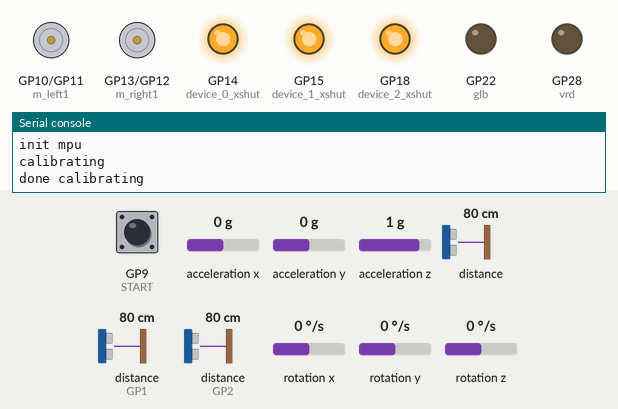
Recording of a program running on a simulated Raspberry Pi Pico running MicroPython. Shown: motor-driver pin pairs drawn as motors (green arrow = first pin HIGH = forward, orange = second pin HIGH = backward, longer = more drive), output pins drawn as LEDs (lit = HIGH), the last lines printed to the serial console. The inputs (shaded band) are chosen by the test bench; at power-on: GP9 (START) LOW, rotation z 0 °/s, acceleration x 0 g, acceleration y 0 g, acceleration z 1 g, distance to the obstacle 80 cm, distance to the obstacle (sensors on GP1, GP2) 80 cm, rotation x 0 °/s, rotation y 0 °/s. Library files of the repository ran but are not shown: vl53l0x.py, mpu6050.py.

Above: at 5.0 s.
5.1 s: GP9 (START) pulled HIGH for 0.15 s
At 5.8 s:
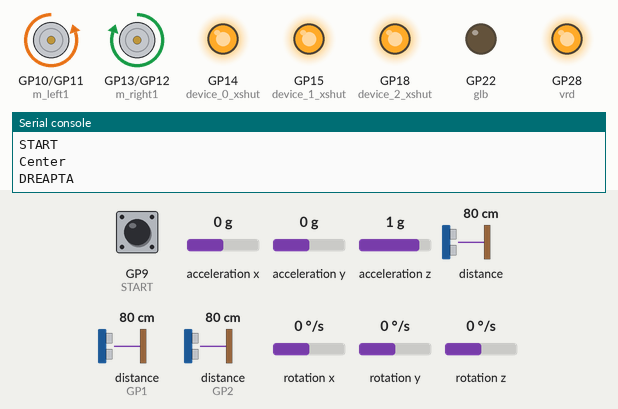
6.7 s: rotation z set to -23 °/s
9.7 s: rotation z set to -29 °/s
11.5 s: GP9 (START) pulled HIGH for 3.2 s
At 17.0 s:
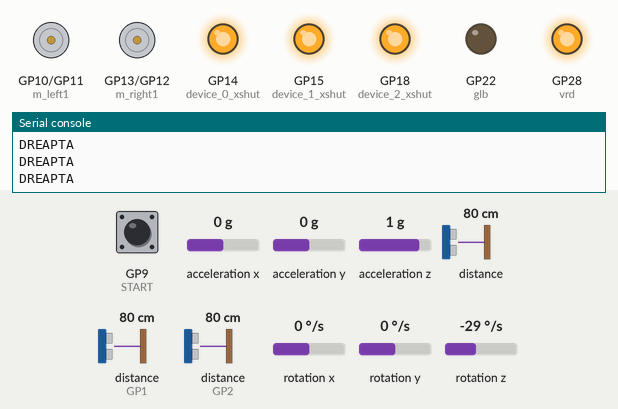
17.3 s: GP9 (START) pulled HIGH for 1 s
At 18.0 s:
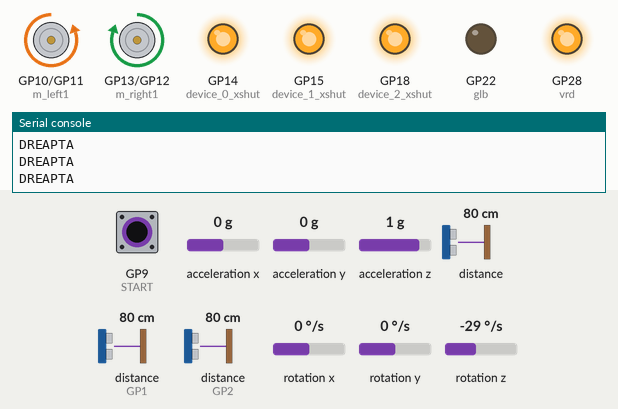
Timing chart, 0 to 21.5 s (numbered marks = the images above; inputs shaded):
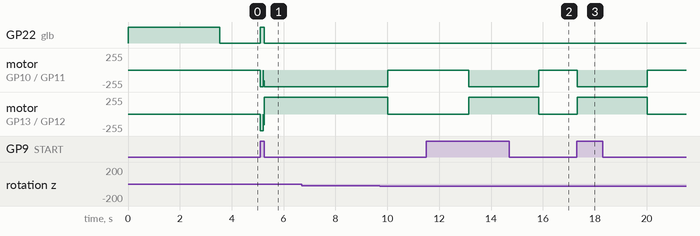

Measured:
- after the input at 5.1 s, GP22 (glb): LOW → HIGH at once, → LOW 0.14 s later; GP28 (vrd): LOW → HIGH at once; motor on GP10 (m_left1) / GP11 (m_left2): stopped → backward 253/255 at once; motor on GP13 (m_right1) / GP12 (m_right2): stopped → backward 253/255 at once, → forward 253/255 0.10 s later
- after the input at 6.7 s, every drawn part: stays the same
- after the input at 11.5 s, motor on GP10 (m_left1) / GP11 (m_left2): stopped → backward 253/255 after 1.6 s, → stopped 2.7 s later; motor on GP13 (m_right1) / GP12 (m_right2): stopped → forward 253/255 after 1.6 s, → stopped 2.7 s later
- after the input at 17.3 s, motor on GP10 (m_left1) / GP11 (m_left2): stopped → backward 253/255 at once, → stopped 2.7 s later; motor on GP13 (m_right1) / GP12 (m_right2): stopped → forward 253/255 at once, → stopped 2.7 s later

The program:

main.py
```python
from machine import Pin, I2C, PWM
from utime import sleep_ms, sleep_us, ticks_ms, ticks_diff
from vl53l0x import setup_tofl_device, TBOOT
from mpu6050 import MPU6050

def wrap(angle):
    while (angle > +180):
        angle -= 360
    while (angle < -180):
        angle += 360
    return angle

# shutdown pins for each device
device_0_xshut = Pin(14, Pin.OUT)
device_1_xshut = Pin(15, Pin.OUT)
device_2_xshut = Pin(18, Pin.OUT)

# setup led
glb = Pin(22, Pin.OUT)
vrd = Pin(28, Pin.OUT)

# setup dc motor
dr = Pin(21, Pin.IN)
st = Pin(20, Pin.IN)

#KILL SWITCH START PIN
START = Pin(9, Pin.IN)

#LEDS
glb.value(1)
vrd.value(0)

# setup i2c bus 0
i2c_0 = I2C(id=0, sda=Pin(16), scl=Pin(17))

# setup bus 1
i2c_1 = I2C(id=1, sda=Pin(26), scl=Pin(27), freq=40000)

#PWM DC Mot
m_left1 = PWM(Pin(10))
m_left2 = PWM(Pin(11))

m_right1 = PWM(Pin(13))
m_right2 = PWM(Pin(12))

# set the PWM freq
PWM_FREQ = 1000

m_left1.freq(PWM_FREQ)
m_left2.freq(PWM_FREQ)
m_right1.freq(PWM_FREQ)
m_right2.freq(PWM_FREQ)

MOTOR_STATE = 'STOP'
MOTOR_MAX = 65025
MOTOR_SPEED = 0.65
REAL_SPEED = int(MOTOR_SPEED * MOTOR_MAX)

BRAKE_TIME = 100
BACK_TIME = 250
TURN_ANGLE = 80


# reset procedure for each TOF device
device_0_xshut.value(0)
device_1_xshut.value(0)
device_2_xshut.value(0)
sleep_ms(100)
device_0_xshut.value(1)
device_1_xshut.value(1)
device_2_xshut.value(1)

# setting up device TOF 0
print("Setting up device 0")
# keep active just the 1st sensor
device_0_xshut.value(1)
device_1_xshut.value(0)
device_2_xshut.value(0)

sleep_us(TBOOT)

tofl0 = setup_tofl_device(i2c_0, 40000, 12, 8)
tofl0.set_address(0x31)

# setting up device TOF 1
print("Setting up device 1")
# turn on the 2nd sensor

device_1_xshut.value(1)
sleep_us(TBOOT)

tofl1 = setup_tofl_device(i2c_0, 40000, 12, 8)
tofl1.set_address(0x32)

# setting up device TOF 2
print("Setting up device 2")
# turn on the 3rd sensor

device_2_xshut.value(1)
sleep_us(TBOOT)

tofl2 = setup_tofl_device(i2c_0, 40000, 12, 8)
tofl2.set_address(0x33)

mpu = MPU6050(i2c_1)
print("init mpu")
mpu.Initialize()
print("calibrating")
mpu.Calibrate()
print('done calibrating')


def m_drive(leftPower, rightPower, direction):
    glb.value(1)
    vrd.value(1)

    left_1 = leftPower
    left_2 = leftPower

    right_1 = rightPower
    right_2 = rightPower

    if direction == 1:
        left_1 = 0
        right_1 = 0
    elif direction == -1:
        left_2 = 0
        right_2 = 0

    if direction != 0:
        m_left1.init(freq=PWM_FREQ, duty_u16=left_1) # type: ignore
        m_left1.duty_u16(left_1)
        m_left2.init(freq=PWM_FREQ, duty_u16=left_2) # type: ignore
        m_left2.duty_u16(left_2)
        m_right1.init(freq=PWM_FREQ, duty_u16=right_1) # type: ignore
        m_right1.duty_u16(right_1)
        m_right2.init(freq=PWM_FREQ, duty_u16=right_2) # type: ignore
        m_right2.duty_u16(right_2)

def m_turn(turnPower, direction):
    mpu.read()
    target = mpu._angZ
    if direction == 'LEFT':
        glb.value(1)
        vrd.value(0)
        target += TURN_ANGLE
    elif direction == 'RIGHT':
        glb.value(0)
        vrd.value(1)
        target -= TURN_ANGLE
    target = wrap(target)

    left_1 = turnPower
    left_2 = turnPower

    right_1 = turnPower
    right_2 = turnPower

    if direction == 'LEFT':
        left_2 = 0
        right_1 = 0
    elif direction == 'RIGHT':
        left_1 = 0
        right_2 = 0

    if direction == 'LEFT' or direction == 'RIGHT':
        m_left1.init(freq=PWM_FREQ, duty_u16=left_1) # type: ignore
        m_left1.duty_u16(left_1)
        m_left2.init(freq=PWM_FREQ, duty_u16=left_2) # type: ignore
        m_left2.duty_u16(left_2)
        m_right1.init(freq=PWM_FREQ, duty_u16=right_1) # type: ignore
        m_right1.duty_u16(right_1)
        m_right2.init(freq=PWM_FREQ, duty_u16=right_2) # type: ignore
        m_right2.duty_u16(right_2)

    if direction == 'LEFT':
        while mpu._angZ < target:
            mpu.read()

    elif direction == 'RIGHT':
        while mpu._angZ > target:
            mpu.read()

    mpu._angZ = 0
    m_stop()


def m_stop():
    m_left1.duty_u16(0)
    m_left2.duty_u16(0)
    m_right1.duty_u16(0)
    m_right2.duty_u16(0)
    #let the duty(0) take effect
    sleep_ms(1)
    m_left1.deinit()
    m_left2.deinit()
    m_right1.deinit()
    m_right2.deinit()

def m_brake():
    mpu.read()
    m_drive(MOTOR_MAX, MOTOR_MAX, 1)
    startTime = ticks_ms()
    while ticks_diff(ticks_ms(), startTime) <= BRAKE_TIME:
        mpu.read()
    m_stop()

def m_boost():
    mpu.read()
    m_drive(MOTOR_MAX, MOTOR_MAX, 1)
    startTime = ticks_ms()
    while ticks_diff(ticks_ms(), startTime) <= BRAKE_TIME:
        mpu.read()
    m_stop()

def back_little():
    mpu.read()
    m_drive(int(MOTOR_MAX * 0.9), int(MOTOR_MAX * 0.9), -1)
    startTime = ticks_ms()
    while ticks_diff(ticks_ms(), startTime) <= BACK_TIME:
        mpu.read()
    m_drive(int(MOTOR_MAX * 0.6), int(MOTOR_MAX * 0.6), 1)
    sleep_ms(50)
    m_stop()

#mark finished init
glb.value(0)
vrd.value(0)

#wait for reset
while START.value() == 1:
    a = 0

#wait for start
while START.value() == 0:
    a = 0

m_boost()
print('START')

first = 'RIGHT'

while True:
    mpu.read()
    centerDist = tofl0.ping()
    rightDist = tofl1.ping()
    leftDist = tofl2.ping()

    # print(leftDist, ' ', centerDist, ' ', rightDist )


    if first == 'RIGHT':
        rightDist = 0
        centerDist = 2000
        first = 0

    if rightDist > 250:
        print('DREAPTA')
        # print(f'left{leftDist},right {rightDist},center{centerDist}')
        # m_brake()
        m_turn(int(MOTOR_MAX * 1), 'RIGHT')
        # m_boost()

    elif centerDist > 250:
        first = 0
        print('Center')
        # print(f'left{leftDist},right {rightDist},center{centerDist}')
        # m_turn(MOTOR_MAX, 'CENTER')
        m_drive(REAL_SPEED, REAL_SPEED, 1)

    elif leftDist > 250:
        print('DREAPTA')
        # print(f'left{leftDist},right {rightDist},center{centerDist}')
        # m_brake()
        m_turn(int(MOTOR_MAX * 1), 'LEFT')
        # m_boost()


    while (START.value() == 0):
        m_stop()
    
```
